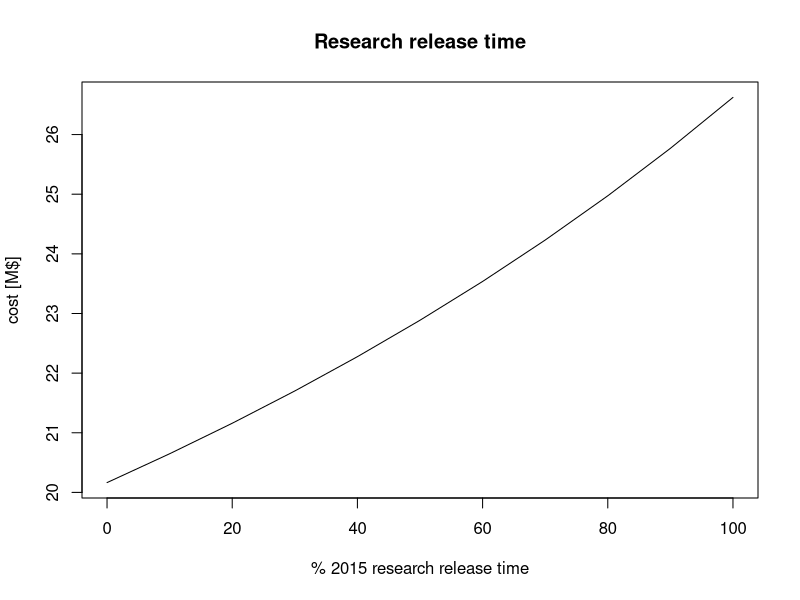
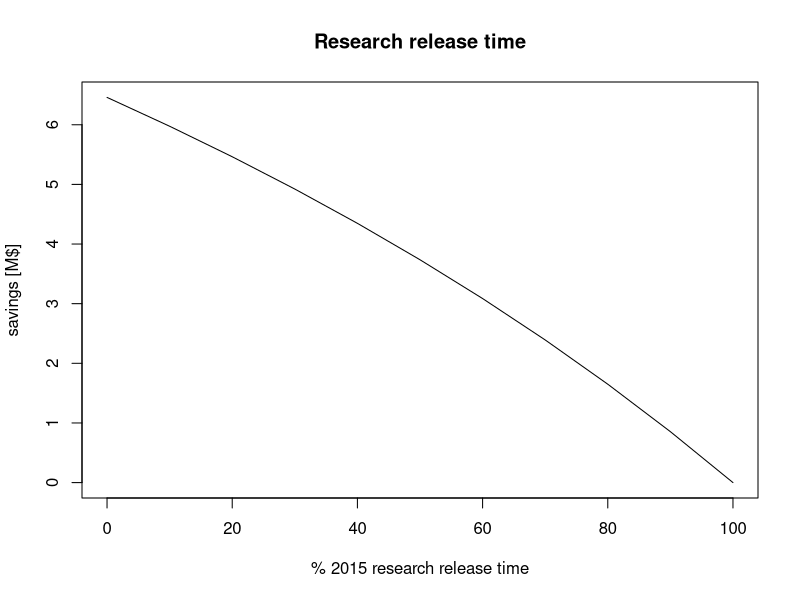
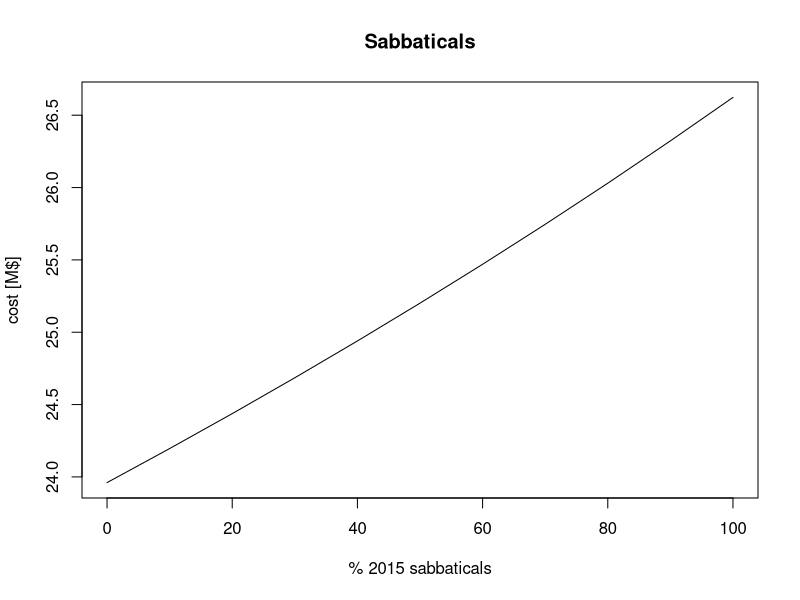
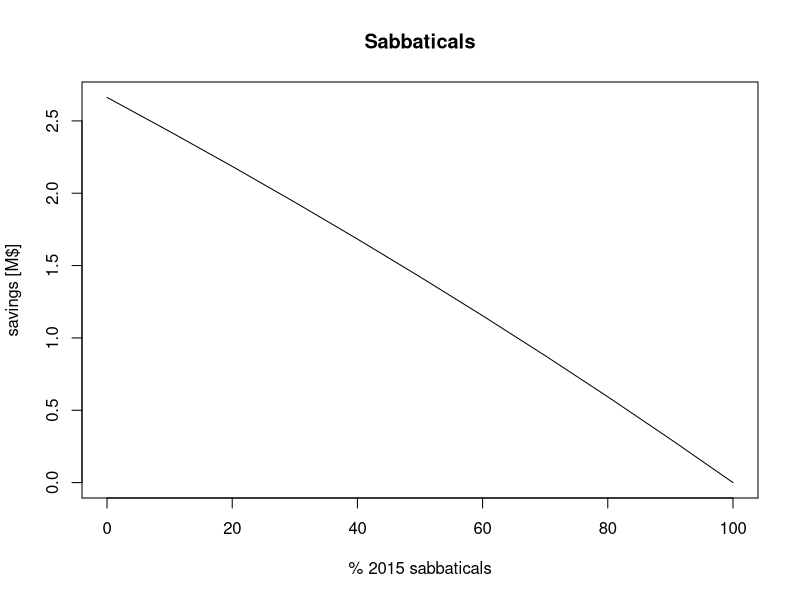
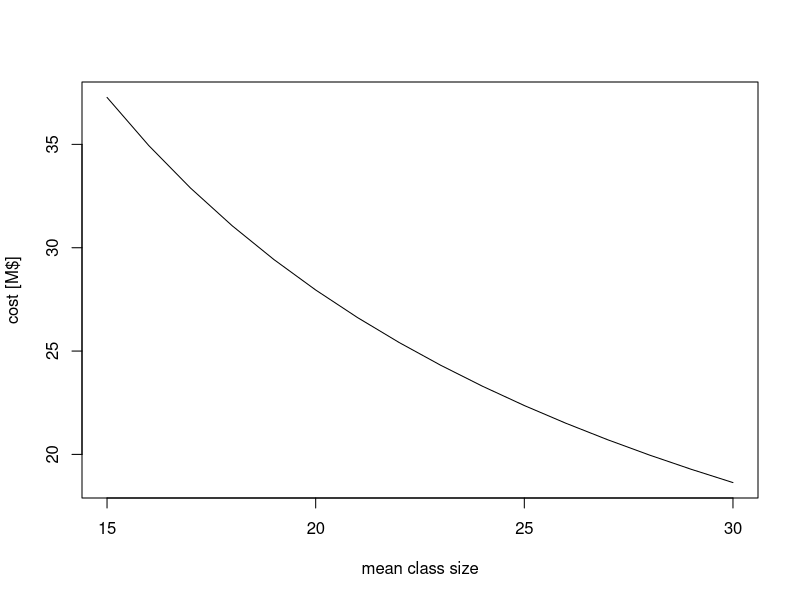
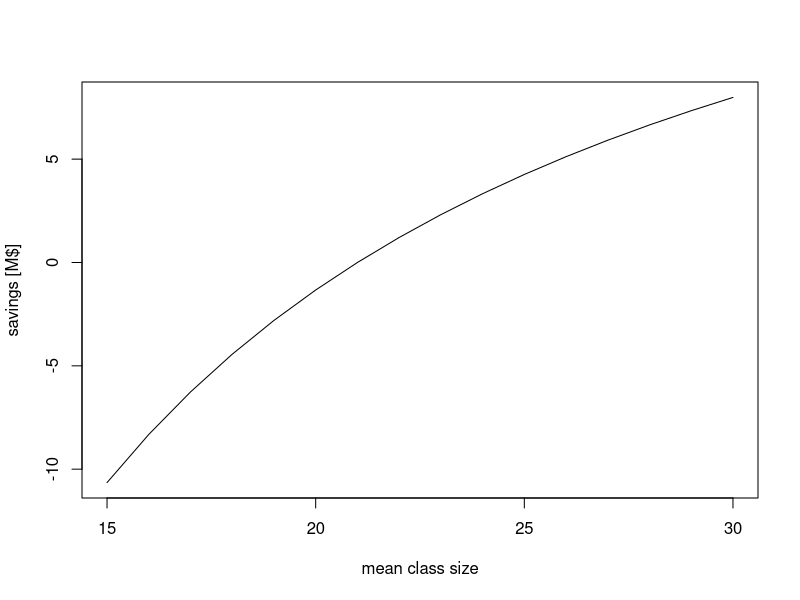
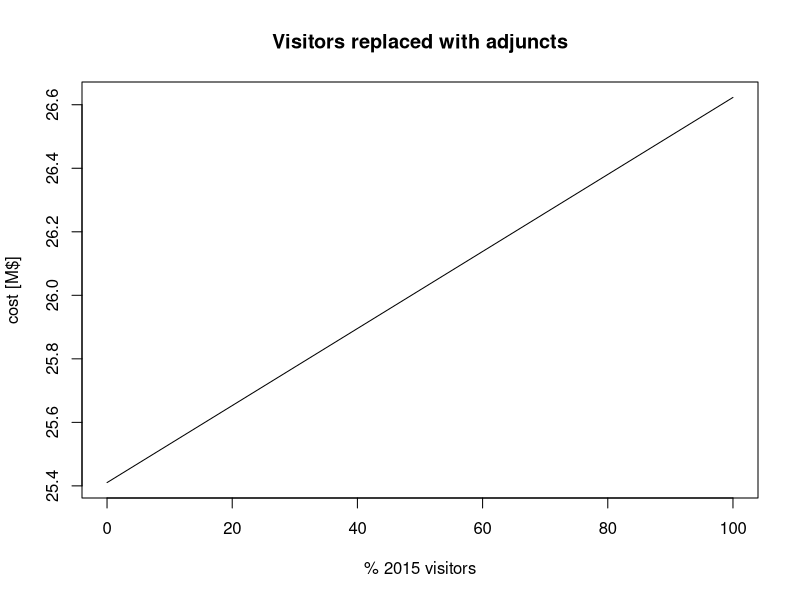
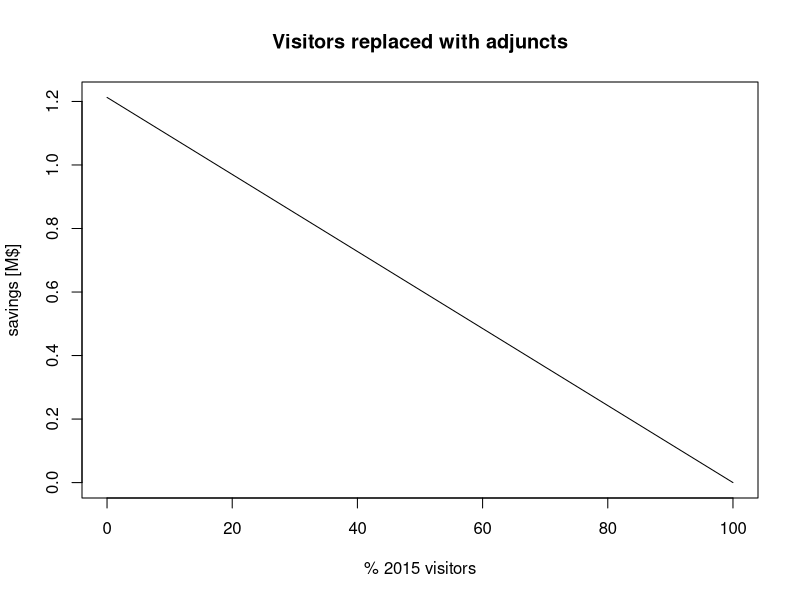

Write R code to recreate these figures, in order.
dat <-read.table("costvRT.dat")
options(scipen=5)
par(cex=1)
plot(dat[,1],dat[,2]/1000000,main="Research release time",xlab="% 2015 research release time",ylab="cost [M$]",type="l")
dev.copy2pdf(file="costvRT.pdf")
dev.copy(jpeg,'costvRT.jpg')
dev.off()
plot(dat[,1],dat[,3]/1000000,main="Research release time",xlab="% 2015 research release time",ylab="savings [M$]",type="l")
dev.copy2pdf(file="costvRTsav.pdf")
dev.copy(jpeg,'costvRTsav.jpg')
dev.off()

dat <-read.table("costvsab.dat")
options(scipen=5)
par(cex=1)
plot(dat[,1],dat[,2]/1000000,main="Sabbaticals",xlab="% 2015 sabbaticals",ylab="cost [M$]",type="l")
dev.copy2pdf(file="costvsab.pdf")
dev.copy(jpeg,'costvsab.jpg')
dev.off()
plot(dat[,1],dat[,3]/1000000,main="Sabbaticals",xlab="% 2015 sabbaticals",ylab="savings [M$]",type="l")
dev.copy2pdf(file="costvsabsav.pdf")
dev.copy(jpeg,'costvsabsav.jpg')
dev.off()

dat <-read.table("costvsize.dat")
options(scipen=5)
par(cex=1)
plot(dat[,1],dat[,2]/1000000,xlab="mean class size",ylab="cost [M$]",type="l")
dev.copy2pdf(file="costvsize.pdf")
dev.copy(jpeg,'costvsize.jpg')
dev.off()
plot(dat[,1],dat[,3]/1000000,xlab="mean class size",ylab="savings [M$]",type="l")
dev.copy2pdf(file="costvsizesav.pdf")
dev.copy(jpeg,'costvsizesav.jpg')
dev.off()

dat <-read.table("costvvis.dat")
options(scipen=5)
par(cex=1)
plot(dat[,1],dat[,2]/1000000,main="Visitors replaced with adjuncts",xlab="% 2015 visitors",ylab="cost [M$]",type="l")
dev.copy2pdf(file="costvvis.pdf")
dev.copy(jpeg,'costvvis.jpg')
dev.off()
plot(dat[,1],dat[,3]/1000000,main="Visitors replaced with adjuncts",xlab="% 2015 visitors",ylab="savings [M$]",type="l")
dev.copy2pdf(file="costvvissav.pdf")
dev.copy(jpeg,'costvvissav.jpg')
dev.off()
